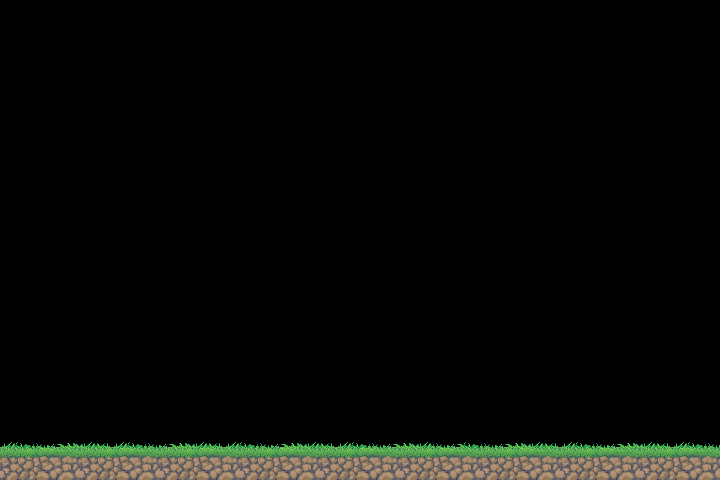

Rendered tile map (Tiled .tmx) drawn with the repository's tilesets; below, a short description and the map source with its tile grids summarised:
An orthogonal 45x30 tile map with 16x16 px tiles, 3 tile layers (collision, Grass 0, Grass 1), 2 tilesets.

<map version="1.0" orientation="orthogonal" width="45" height="30" tilewidth="16" tileheight="16">
 <tileset firstgid="1" name="collision" tilewidth="16" tileheight="16">
  <image source="red.png" width="128" height="51" />
 </tileset>
 <tileset firstgid="25" name="grasstile" tilewidth="16" tileheight="16">
  <image source="grasstile.png" width="144" height="80" />
 </tileset>
 <layer name="collision" width="45" height="30">
  <data>[1350 cells, 90 non-empty, 1 distinct tile ids]</data>
 </layer>
 <layer name="Grass 0" width="45" height="30">
  <data>[1350 cells, 90 non-empty, 10 distinct tile ids]</data>
 </layer>
 <layer name="Grass 1" width="45" height="30">
  <data>[1350 cells, 45 non-empty, 7 distinct tile ids]</data>
 </layer>
</map>
